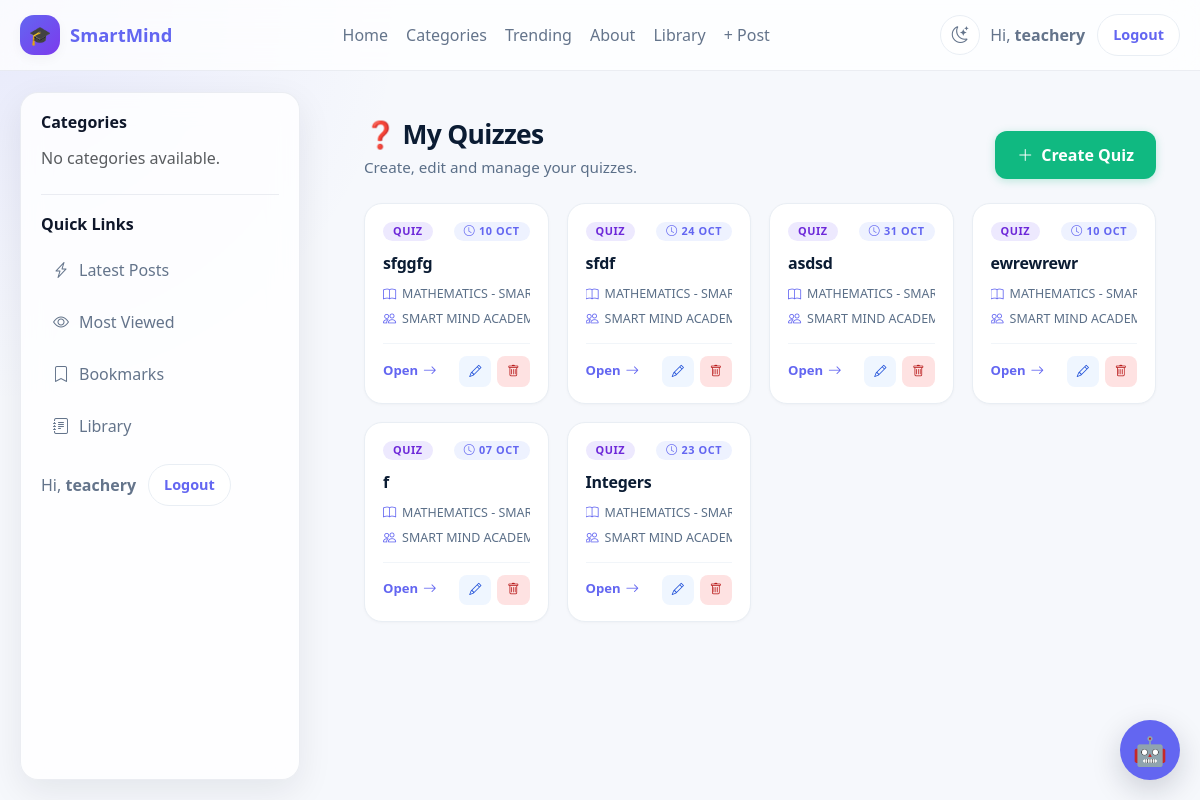
Screenshot of /assignments/quizzes/ (signed in) with the database file from the repository.
### accounts/models.py (models this page shows, shortened)
class User(AbstractUser):
    ROLE_CHOICES = [
        ("school_admin", "School Admin"),
        ("teacher", "Teacher"),
        ("student", "Student"),
        ("parent", "Parent"),
    ]
    role = models.CharField(
        max_length=20,
        choices=ROLE_CHOICES,
        default="student",
        db_index=True,
    )
    school = models.ForeignKey(
        "schools.School",
        on_delete=models.CASCADE,
        related_name="users",
        null=True,
        blank=True,
    )
    school_class = models.ForeignKey(
        "schools.SchoolClass",
        on_delete=models.SET_NULL,
        related_name="students",
        null=True,
        blank=True,
    )
    teacher_role = models.ForeignKey(
        "TeacherRole",
        on_delete=models.SET_NULL,
        null=True,
        blank=True,
        related_name="teachers",
    )
    admission_number = models.CharField(
        max_length=30,
        unique=True,
        blank=True,
        null=True,
        db_index=True,
    )
    employee_number = models.CharField(
        max_length=30,
        unique=True,
        blank=True,
        null=True,
        db_index=True,
    )
    tsc_number = models.CharField(
        max_length=30,
        blank=True,
        null=True,
    )
    phone_number = models.CharField(max_length=20, blank=True)
    profile_picture = models.ImageField(upload_to="profiles/", blank=True, null=True)
    date_of_birth = models.DateField(blank=True, null=True)
    is_verified = models.BooleanField(default=False)
    created_at = models.DateTimeField(default=timezone.now)
    updated_at = models.DateTimeField(auto_now=True)
    is_approved = models.BooleanField(
        default=False,
        db_index=True,
        help_text=(
            "False for teacher/parent/school_admin until a superadmin approves. "
            "Students are auto-approved in clean()."
        ),
    )
    approval_requested_at = models.DateTimeField(default=timezone.now)
    approved_by = models.ForeignKey(
        "self",
        null=True,
        blank=True,
        on_delete=models.SET_NULL,
        related_name="approved_users",
    )
    def clean(self):
        super().clean()
        if self.is_superuser:
            return
        role_changed = False
        if self.pk:
            previous = (
                type(self)
                .objects.filter(pk=self.pk)
                .values_list("role", flat=True)
                .first()
            )
            if previous is not None and previous != self.role:
                role_changed = True
        if self.role == "student":
            self.is_approved = True
            self.approved_by = None
        elif not self.pk or role_changed:
            self.is_approved = False
            self.approved_by = None
            self.approval_requested_at = timezone.now()
        if self.role == "teacher":
            if not self.employee_number:
                raise ValidationError(
                    {"employee_number": "Teachers must have an employee number."}
                )
            if not self.teacher_role:
                raise ValidationError(
                    {"teacher_role": "Teachers must have a teacher role."}
                )
        if self.role == "student" and not self.admission_number:
            raise ValidationError(
                {"admission_number": "Students must have an admission number."}
            )
        if self.role != "teacher":
            self.teacher_role = None

### assignments/models.py (models this page shows, shortened)
class Assignment(models.Model):
    ASSIGNMENT_TYPES = (
        ('essay', 'Essay / Written'),
        ('quiz', 'Multiple Choice Quiz'),
        ('mixed', 'Mixed'),
    )
    title = models.CharField(max_length=200)
    description = CKEditor5Field("Description", config_name="default")
    teacher = models.ForeignKey(
        'accounts.User',
        on_delete=models.CASCADE,
        related_name="created_assignments"
    )
    from .storage import AssignmentStorage
    attachment = models.FileField(
        storage=AssignmentStorage(),
        upload_to="",
        blank=True,
        null=True,
    )
    school_class = models.ForeignKey(
        'schools.SchoolClass',
        on_delete=models.CASCADE,
        related_name="assignments",
    )
    subject = models.ForeignKey(
        "Subject",
        on_delete=models.CASCADE,
        related_name="assignments"
    )
    assignment_type = models.CharField(
        max_length=20,
        choices=ASSIGNMENT_TYPES,
        default='essay'
    )
    due_date = models.DateTimeField()
    total_marks = models.FloatField(default=100)
    duration_minutes = models.IntegerField(null=True, blank=True)
    is_timed = models.BooleanField(default=False)
    created_at = models.DateTimeField(auto_now_add=True)
    class Meta:
        ordering = ['-created_at']
        indexes = [
            models.Index(fields=["school_class"]),
            models.Index(fields=["subject"]),
            models.Index(fields=["teacher"]),
            models.Index(fields=["due_date"]),
        ]

class Subject(models.Model):
    school = models.ForeignKey(
        School,
        on_delete=models.CASCADE,
        related_name="subjects"
    )
    name = models.CharField(max_length=100)
    code = models.CharField(max_length=20, blank=True)
    class Meta:
        unique_together = ('school', 'name')
    def __str__(self):
        return f"{self.name} - {self.school.name}"

### schools/models.py (models this page shows, shortened)
class School(models.Model):
    name = models.CharField(max_length=255)
    code = models.SlugField(max_length=50, unique=True)
    slogan = models.CharField(max_length=255, blank=True)
    about = models.TextField(blank=True)
    logo = models.ImageField(
        upload_to="schools/logos/",
        blank=True,
        null=True
    )
    email = models.EmailField(blank=True)
    phone_number = models.CharField(max_length=20, blank=True)
    website = models.URLField(blank=True)
    address = models.CharField(max_length=255, blank=True)
    is_active = models.BooleanField(default=True)
    created_at = models.DateTimeField(auto_now_add=True)
    updated_at = models.DateTimeField(auto_now=True)
    class Meta:
        ordering = ["name"]

class SchoolClass(models.Model):
    LEVEL_CHOICES = [
        ("pre_primary", "Pre-Primary"),
        ("lower_primary", "Lower Primary"),
        ("upper_primary", "Upper Primary"),
        ("junior_school", "Junior School"),
        ("senior_school", "Senior School"),
    ]
    school = models.ForeignKey(
        School,
        on_delete=models.CASCADE,
        related_name="classes"
    )
    name = models.CharField(max_length=50)
    level = models.CharField(
        max_length=30,
        choices=LEVEL_CHOICES
    )
    order = models.PositiveSmallIntegerField(
        default=1,
        help_text="Used to sort classes."
    )
    is_active = models.BooleanField(default=True)
    class Meta:
        unique_together = ("school", "name")
        ordering = ["order", "name"]
    def __str__(self):
        return f"{self.school.name} - {self.name}"

### assignments/views.py (the view, shortened to what this page needs)
# urls.py: path("quizzes/", views.quiz_home, name="quiz_home"),
@login_required
def quiz_home(request):
    user = request.user
    if user.role == "teacher":
        quizzes = (
            Assignment.objects
            .filter(teacher=user, assignment_type="quiz")
            .select_related("school_class", "subject")
            .order_by("-created_at")
        )
        return render(request, "quiz_home.html", {
            "role": "teacher",
            "role_label": "Teacher",
            "quizzes": quizzes,
        })

### assignments/templates/quiz_home.html (shortened to what this page needs)
{% extends "base.html" %}
{% load static %}
{% block content %}
<div class="quiz-home">
  {% if role == "teacher" or role == "school_admin" %}
    <div class="quiz-home-header">
      <div>
        <h2>❓ My Quizzes</h2>
        <p>
          {% if role == "school_admin" %}
            All quizzes across your school.
          {% else %}
            Create, edit and manage your quizzes.
          {% endif %}
        </p>
      </div>
      {% if role == "teacher" %}
        <a href="{% url 'create_quiz' %}" class="btn-create">
          <i class="bi bi-plus-lg"></i>
          Create Quiz
        </a>
      {% endif %}
    </div>
    {% if quizzes %}
      <div class="quiz-grid">
        {% for quiz in quizzes %}
          <article class="quiz-card">
            <div class="quiz-card-head">
              <span class="badge">Quiz</span>
              {% if quiz.due_date %}
                <span class="badge badge-open">
                  <i class="bi bi-clock"></i>
                  {{ quiz.due_date|date:"d M" }}
                </span>
              {% endif %}
            </div>
            <h3 class="quiz-title">{{ quiz.title }}</h3>
            <div class="quiz-meta">
              {% if quiz.subject %}
                <span><i class="bi bi-book"></i> {{ quiz.subject }}</span>
              {% endif %}
              {% if quiz.school_class %}
                <span><i class="bi bi-people"></i> {{ quiz.school_class }}</span>
              {% endif %}
            </div>
            <div class="quiz-card-actions">
              <a class="quiz-open" href="#">
                Open
                <i class="bi bi-arrow-right"></i>
              </a>
              {% if role == "teacher" %}
                <div class="actions">
                  <a href="{% url 'edit_quiz' quiz.id %}" class="edit">
                    <i class="bi bi-pencil"></i>
                  </a>
                  <a href="{% url 'delete_quiz' quiz.id %}" class="delete">
                    <i class="bi bi-trash"></i>
                  </a>
                </div>
              {% endif %}
            </div>
          </article>
        {% endfor %}
      </div>
    {% endif %}
  {% else %}
    <div class="empty">
      <span class="icon">🚫</span>
      <h3>Access denied</h3>
      <p>You do not have permission to view quizzes.</p>
    </div>
  {% endif %}
</div>
{% endblock %}

### blog/templates/base.html (shortened to what this page needs)
{% load static %}
<!DOCTYPE html>
<html lang="en" data-theme="light">
<head>
    <link href="https://cdn.jsdelivr.net/npm/bootstrap@5.3.7/dist/css/bootstrap.min.css" rel="stylesheet">
    <link rel="stylesheet" href="https://cdn.jsdelivr.net/npm/bootstrap-icons@1.11.3/font/bootstrap-icons.min.css">
    <link rel="stylesheet" href="{% static 'smartmind_ai/chatbot.css' %}">
    <link rel="stylesheet" href="{% static 'django_ckeditor_5/dist/styles.css' %}">
    <link rel="stylesheet" href="{% static 'css/comments.css' %}">
</head>
<body>
<div class="site-shell">
    <header class="site-navbar">
        <div class="nav-inner">
            <a href="{% url 'dashboard' %}" class="brand">
                <span class="brand-badge">🎓</span>
                <span>SmartMind</span>
            </a>
            <nav class="nav-links" aria-label="Main navigation">
                {% if user.is_authenticated %}
                    <a href="{% url 'dashboard' %}">Home</a>
                {% else %}
                    <a href="{% url 'blog:home' %}">Home</a>
                {% endif %}
                <a href="#">Categories</a>
                <a href="#">Trending</a>
                <a href="#">About</a>
                <a href="{% url 'library:home' %}">Library</a>
                {% if user.is_authenticated %}
                    {% if user.is_superuser or user.role == "school_admin" or user.role == "teacher" %}
                        <a href="{% url 'blog:add_post' %}">+ Post</a>
                    {% endif %}
                {% endif %}
            </nav>
            <div class="nav-actions">
                <button type="button"
                        class="theme-toggle"
                        id="themeToggle"
                        aria-label="Toggle dark mode"
                        title="Toggle light / dark theme">
                    <i class="bi bi-moon-stars icon-moon"></i>
                </button>
                <div class="user-box">
                    {% if user.is_authenticated %}
                        <span>Hi, <strong>{{ user.username }}</strong></span>
                        <form action="{% url 'logout' %}" method="post" class="m-0">
                            <button type="submit" class="btn-pill">Logout</button>
                        </form>
                    {% else %}
                        <a href="{% url 'login' %}" class="btn-pill">Login</a>
                    {% endif %}
                </div>
            </div>
        </div>
    </header>
    <div class="layout">
        <aside class="sidebar d-none d-lg-block">
            <div class="sidebar-section">
                <h3>Categories</h3>
                <div class="sidebar-links">
                    {% for category in categories %}
                        <a href="{% url 'blog:category_post' category.slug %}">
                            <i class="bi bi-folder2"></i>
                            <span>{{ category.name }}</span>
                        </a>
                    {% empty %}
                        <p class="text-muted mb-0">No categories available.</p>
                    {% endfor %}
                </div>
            </div>
            <div class="sidebar-section">
                <h3>Quick Links</h3>
                <div class="sidebar-links">
                    <a href="#"><i class="bi bi-lightning-charge"></i><span>Latest Posts</span></a>
                    <a href="#"><i class="bi bi-eye"></i><span>Most Viewed</span></a>
                    <a href="#"><i class="bi bi-bookmark"></i><span>Bookmarks</span></a>
                    <a href="{% url 'library:home' %}"><i class="bi bi-journal-text"></i><span>Library</span></a>
                </div>
                <div class="user-box mt-3">
                    {% if user.is_authenticated %}
                        <span>Hi, <strong>{{ user.username }}</strong></span>
                        <form action="{% url 'logout' %}" method="post" class="m-0">
                            <button type="submit" class="btn-pill">Logout</button>
                        </form>
                    {% else %}
                        <a href="{% url 'login' %}" class="btn-pill">Login</a>
                    {% endif %}
                </div>
            </div>
        </aside>
        <main>
            <div class="content-wrap">
                {% block content %}{% endblock %}
            </div>
        </main>
    </div>
</div>
{% include "smartmind_ai/chatbot.html" %}
</body>
</html>

### rows the page displays
User: username "teachery"
Assignment: due_date "10 OCT", title "sfggfg", subject "MATHEMATICS - SM…", school_class "SMART MIND ACAD…"
Assignment: due_date "24 OCT", title "sfdf", subject "MATHEMATICS - SM…", school_class "SMART MIND ACAD…"
Assignment: due_date "31 OCT", title "asdsd", subject "MATHEMATICS - SM…", school_class "SMART MIND ACAD…"
Assignment: due_date "10 OCT", title "ewrewrewr", subject "MATHEMATICS - SM…", school_class "SMART MIND ACAD…"
Assignment: due_date "07 OCT", title "f", subject "MATHEMATICS - SM…", school_class "SMART MIND ACAD…"
Assignment: due_date "23 OCT", title "Integers", subject "MATHEMATICS - SM…", school_class "SMART MIND ACAD…"
